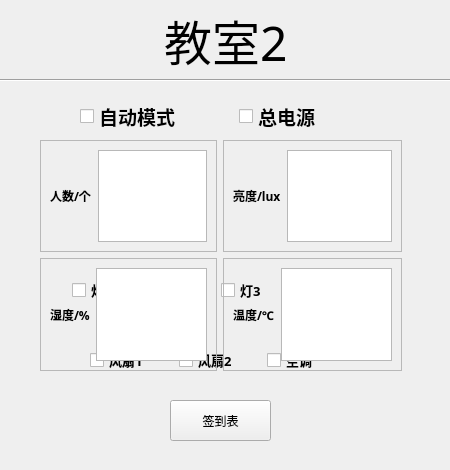
<?xml version="1.0" encoding="UTF-8"?>
<ui version="4.0">
 <class>class2</class>
 <widget class="QWidget" name="class2">
  <property name="geometry">
   <rect>
    <x>0</x>
    <y>0</y>
    <width>450</width>
    <height>470</height>
   </rect>
  </property>
  <property name="windowTitle">
   <string>Form</string>
  </property>
  <widget class="QWidget" name="horizontalLayoutWidget_3">
   <property name="geometry">
    <rect>
     <x>72</x>
     <y>260</y>
     <width>291</width>
     <height>61</height>
    </rect>
   </property>
   <layout class="QHBoxLayout" name="horizontalLayout_8">
    <item>
     <widget class="QCheckBox" name="d1_2">
      <property name="font">
       <font>
        <family>Agency FB</family>
        <pointsize>10</pointsize>
        <weight>75</weight>
        <bold>true</bold>
       </font>
      </property>
      <property name="text">
       <string>灯1</string>
      </property>
     </widget>
    </item>
    <item>
     <widget class="QCheckBox" name="d2_2">
      <property name="font">
       <font>
        <family>Agency FB</family>
        <pointsize>10</pointsize>
        <weight>75</weight>
        <bold>true</bold>
       </font>
      </property>
      <property name="text">
       <string>灯2</string>
      </property>
     </widget>
    </item>
    <item>
     <widget class="QCheckBox" name="d3_2">
      <property name="font">
       <font>
        <family>Agency FB</family>
        <pointsize>10</pointsize>
        <weight>75</weight>
        <bold>true</bold>
       </font>
      </property>
      <property name="text">
       <string>灯3</string>
      </property>
     </widget>
    </item>
    <item>
     <widget class="QCheckBox" name="d4_2">
      <property name="font">
       <font>
        <family>Agency FB</family>
        <pointsize>10</pointsize>
        <weight>75</weight>
        <bold>true</bold>
       </font>
      </property>
      <property name="text">
       <string>灯4</string>
      </property>
     </widget>
    </item>
   </layout>
  </widget>
  <widget class="QWidget" name="horizontalLayoutWidget_2">
   <property name="geometry">
    <rect>
     <x>80</x>
     <y>90</y>
     <width>311</width>
     <height>53</height>
    </rect>
   </property>
   <layout class="QHBoxLayout" name="horizontalLayout_7">
    <item>
     <widget class="QCheckBox" name="checkBox2">
      <property name="font">
       <font>
        <family>Agency FB</family>
        <pointsize>14</pointsize>
        <weight>75</weight>
        <bold>true</bold>
       </font>
      </property>
      <property name="text">
       <string>自动模式</string>
      </property>
     </widget>
    </item>
    <item>
     <widget class="QCheckBox" name="checkBox2_2">
      <property name="font">
       <font>
        <family>Agency FB</family>
        <pointsize>14</pointsize>
        <weight>75</weight>
        <bold>true</bold>
       </font>
      </property>
      <property name="text">
       <string>总电源</string>
      </property>
     </widget>
    </item>
   </layout>
  </widget>
  <widget class="QWidget" name="horizontalLayoutWidget">
   <property name="geometry">
    <rect>
     <x>0</x>
     <y>0</y>
     <width>451</width>
     <height>81</height>
    </rect>
   </property>
   <layout class="QHBoxLayout" name="horizontalLayout">
    <item>
     <spacer name="horizontalSpacer">
      <property name="orientation">
       <enum>Qt::Horizontal</enum>
      </property>
      <property name="sizeHint" stdset="0">
       <size>
        <width>40</width>
        <height>20</height>
       </size>
      </property>
     </spacer>
    </item>
    <item>
     <widget class="QLabel" name="label">
      <property name="font">
       <font>
        <family>新宋体</family>
        <pointsize>36</pointsize>
        <weight>50</weight>
        <bold>false</bold>
       </font>
      </property>
      <property name="text">
       <string>教室2</string>
      </property>
      <property name="textFormat">
       <enum>Qt::AutoText</enum>
      </property>
      <property name="scaledContents">
       <bool>false</bool>
      </property>
     </widget>
    </item>
    <item>
     <spacer name="horizontalSpacer_2">
      <property name="orientation">
       <enum>Qt::Horizontal</enum>
      </property>
      <property name="sizeHint" stdset="0">
       <size>
        <width>40</width>
        <height>20</height>
       </size>
      </property>
     </spacer>
    </item>
   </layout>
  </widget>
  <widget class="QWidget" name="horizontalLayoutWidget_4">
   <property name="geometry">
    <rect>
     <x>90</x>
     <y>330</y>
     <width>260</width>
     <height>61</height>
    </rect>
   </property>
   <layout class="QHBoxLayout" name="horizontalLayout_9">
    <item>
     <widget class="QCheckBox" name="fs1_2">
      <property name="font">
       <font>
        <family>Agency FB</family>
        <pointsize>10</pointsize>
        <weight>75</weight>
        <bold>true</bold>
       </font>
      </property>
      <property name="text">
       <string>风扇1</string>
      </property>
     </widget>
    </item>
    <item>
     <widget class="QCheckBox" name="fs2_2">
      <property name="font">
       <font>
        <family>Agency FB</family>
        <pointsize>10</pointsize>
        <weight>75</weight>
        <bold>true</bold>
       </font>
      </property>
      <property name="text">
       <string>风扇2</string>
      </property>
     </widget>
    </item>
    <item>
     <widget class="QCheckBox" name="kt2">
      <property name="font">
       <font>
        <family>Agency FB</family>
        <pointsize>10</pointsize>
        <weight>75</weight>
        <bold>true</bold>
       </font>
      </property>
      <property name="text">
       <string>空调</string>
      </property>
     </widget>
    </item>
   </layout>
  </widget>
  <widget class="Line" name="line">
   <property name="geometry">
    <rect>
     <x>-30</x>
     <y>70</y>
     <width>901</width>
     <height>20</height>
    </rect>
   </property>
   <property name="orientation">
    <enum>Qt::Horizontal</enum>
   </property>
  </widget>
  <widget class="QWidget" name="gridLayoutWidget">
   <property name="geometry">
    <rect>
     <x>40</x>
     <y>140</y>
     <width>362</width>
     <height>231</height>
    </rect>
   </property>
   <layout class="QGridLayout" name="gridLayout">
    <item row="0" column="0">
     <widget class="QFrame" name="frame">
      <property name="frameShape">
       <enum>QFrame::StyledPanel</enum>
      </property>
      <property name="frameShadow">
       <enum>QFrame::Raised</enum>
      </property>
      <layout class="QHBoxLayout" name="horizontalLayout_4">
       <item>
        <widget class="QLabel" name="label_2">
         <property name="font">
          <font>
           <family>Agency FB</family>
           <weight>75</weight>
           <bold>true</bold>
          </font>
         </property>
         <property name="text">
          <string>人数/个</string>
         </property>
        </widget>
       </item>
       <item>
        <widget class="QTextBrowser" name="textBrowser2_rs"/>
       </item>
      </layout>
     </widget>
    </item>
    <item row="0" column="1">
     <widget class="QFrame" name="frame_5">
      <property name="frameShape">
       <enum>QFrame::StyledPanel</enum>
      </property>
      <property name="frameShadow">
       <enum>QFrame::Raised</enum>
      </property>
      <layout class="QHBoxLayout" name="horizontalLayout_5">
       <item>
        <widget class="QLabel" name="label_5">
         <property name="font">
          <font>
           <family>Agency FB</family>
           <weight>75</weight>
           <bold>true</bold>
          </font>
         </property>
         <property name="text">
          <string>亮度/lux</string>
         </property>
        </widget>
       </item>
       <item>
        <widget class="QTextBrowser" name="textBrowser2_ld"/>
       </item>
      </layout>
     </widget>
    </item>
    <item row="1" column="0">
     <widget class="QFrame" name="frame_3">
      <property name="frameShape">
       <enum>QFrame::StyledPanel</enum>
      </property>
      <property name="frameShadow">
       <enum>QFrame::Raised</enum>
      </property>
      <layout class="QHBoxLayout" name="horizontalLayout_3">
       <item>
        <widget class="QLabel" name="label_4">
         <property name="font">
          <font>
           <family>Agency FB</family>
           <weight>75</weight>
           <bold>true</bold>
          </font>
         </property>
         <property name="text">
          <string>湿度/%</string>
         </property>
        </widget>
       </item>
       <item>
        <spacer name="horizontalSpacer_4">
         <property name="orientation">
          <enum>Qt::Horizontal</enum>
         </property>
         <property name="sizeHint" stdset="0">
          <size>
           <width>40</width>
           <height>20</height>
          </size>
         </property>
        </spacer>
       </item>
       <item>
        <widget class="QTextBrowser" name="textBrowser2_sd"/>
       </item>
      </layout>
     </widget>
    </item>
    <item row="1" column="1">
     <widget class="QFrame" name="frame_2">
      <property name="frameShape">
       <enum>QFrame::StyledPanel</enum>
      </property>
      <property name="frameShadow">
       <enum>QFrame::Raised</enum>
      </property>
      <layout class="QHBoxLayout" name="horizontalLayout_2">
       <item>
        <widget class="QLabel" name="label_3">
         <property name="font">
          <font>
           <family>Agency FB</family>
           <weight>75</weight>
           <bold>true</bold>
          </font>
         </property>
         <property name="text">
          <string>温度/℃</string>
         </property>
        </widget>
       </item>
       <item>
        <spacer name="horizontalSpacer_3">
         <property name="orientation">
          <enum>Qt::Horizontal</enum>
         </property>
         <property name="sizeHint" stdset="0">
          <size>
           <width>40</width>
           <height>20</height>
          </size>
         </property>
        </spacer>
       </item>
       <item>
        <widget class="QTextBrowser" name="textBrowser2_wd"/>
       </item>
      </layout>
     </widget>
    </item>
   </layout>
  </widget>
  <widget class="QPushButton" name="pushButton">
   <property name="geometry">
    <rect>
     <x>170</x>
     <y>400</y>
     <width>101</width>
     <height>41</height>
    </rect>
   </property>
   <property name="text">
    <string>签到表</string>
   </property>
  </widget>
 </widget>
 <resources/>
 <connections/>
</ui>
